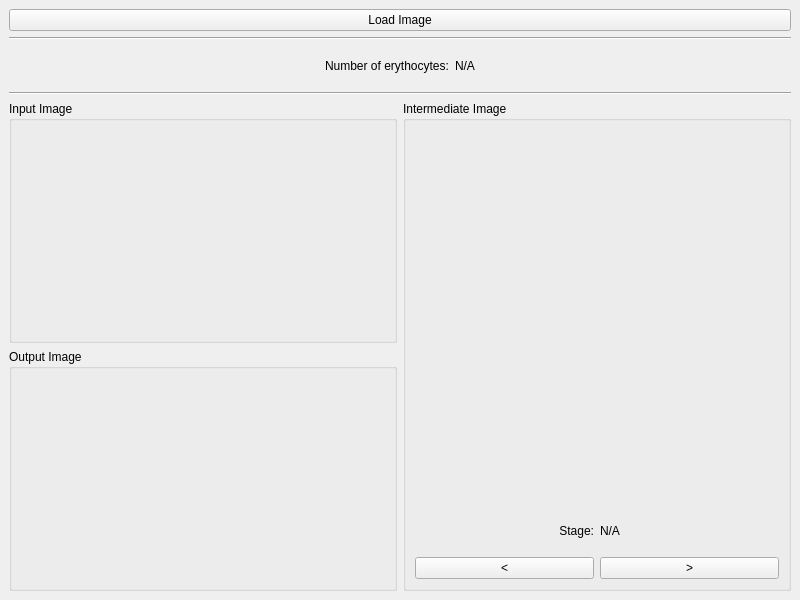
<?xml version="1.0" encoding="UTF-8"?>
<ui version="4.0">
 <class>MainWindow</class>
 <widget class="QMainWindow" name="MainWindow">
  <property name="geometry">
   <rect>
    <x>0</x>
    <y>0</y>
    <width>800</width>
    <height>600</height>
   </rect>
  </property>
  <property name="windowTitle">
   <string>Blood Count</string>
  </property>
  <widget class="QWidget" name="centralwidget">
   <property name="acceptDrops">
    <bool>true</bool>
   </property>
   <layout class="QVBoxLayout" name="verticalLayout">
    <item>
     <widget class="QPushButton" name="loadButton">
      <property name="text">
       <string>Load Image</string>
      </property>
     </widget>
    </item>
    <item>
     <widget class="Line" name="line_2">
      <property name="orientation">
       <enum>Qt::Horizontal</enum>
      </property>
     </widget>
    </item>
    <item>
     <widget class="QWidget" name="horizontalWidget_2" native="true">
      <property name="minimumSize">
       <size>
        <width>0</width>
        <height>40</height>
       </size>
      </property>
      <property name="maximumSize">
       <size>
        <width>16777215</width>
        <height>40</height>
       </size>
      </property>
      <layout class="QHBoxLayout" name="horizontalLayout_3">
       <item>
        <spacer name="horizontalSpacer_2">
         <property name="orientation">
          <enum>Qt::Horizontal</enum>
         </property>
         <property name="sizeHint" stdset="0">
          <size>
           <width>40</width>
           <height>20</height>
          </size>
         </property>
        </spacer>
       </item>
       <item>
        <widget class="QLabel" name="label">
         <property name="text">
          <string>Number of erythocytes:</string>
         </property>
        </widget>
       </item>
       <item>
        <widget class="QLabel" name="erythrocyteLabel">
         <property name="text">
          <string>N/A</string>
         </property>
        </widget>
       </item>
       <item>
        <spacer name="horizontalSpacer">
         <property name="orientation">
          <enum>Qt::Horizontal</enum>
         </property>
         <property name="sizeHint" stdset="0">
          <size>
           <width>40</width>
           <height>20</height>
          </size>
         </property>
        </spacer>
       </item>
      </layout>
     </widget>
    </item>
    <item>
     <widget class="Line" name="line">
      <property name="orientation">
       <enum>Qt::Horizontal</enum>
      </property>
     </widget>
    </item>
    <item>
     <layout class="QHBoxLayout" name="horizontalLayout_6">
      <item>
       <layout class="QVBoxLayout" name="verticalLayout_4">
        <item>
         <widget class="QGroupBox" name="groupBox">
          <property name="title">
           <string>Input Image</string>
          </property>
          <layout class="QHBoxLayout" name="horizontalLayout_5">
           <item>
            <widget class="ResizableLabel" name="inputImage">
             <property name="text">
              <string/>
             </property>
             <property name="alignment">
              <set>Qt::AlignCenter</set>
             </property>
            </widget>
           </item>
          </layout>
         </widget>
        </item>
        <item>
         <widget class="QGroupBox" name="groupBox_2">
          <property name="title">
           <string>Output Image</string>
          </property>
          <layout class="QHBoxLayout" name="horizontalLayout">
           <item>
            <widget class="ResizableLabel" name="outputImage">
             <property name="text">
              <string/>
             </property>
             <property name="alignment">
              <set>Qt::AlignCenter</set>
             </property>
            </widget>
           </item>
          </layout>
         </widget>
        </item>
       </layout>
      </item>
      <item>
       <widget class="QGroupBox" name="groupBox_3">
        <property name="title">
         <string>Intermediate Image</string>
        </property>
        <layout class="QVBoxLayout" name="verticalLayout_6">
         <item>
          <widget class="ResizableLabel" name="intermediateImage">
           <property name="text">
            <string/>
           </property>
           <property name="alignment">
            <set>Qt::AlignCenter</set>
           </property>
          </widget>
         </item>
         <item>
          <widget class="QWidget" name="horizontalWidget_2" native="true">
           <property name="maximumSize">
            <size>
             <width>16777215</width>
             <height>40</height>
            </size>
           </property>
           <layout class="QHBoxLayout" name="horizontalLayout_2">
            <item>
             <widget class="QLabel" name="label_3">
              <property name="text">
               <string>Stage:</string>
              </property>
              <property name="alignment">
               <set>Qt::AlignRight|Qt::AlignTrailing|Qt::AlignVCenter</set>
              </property>
             </widget>
            </item>
            <item>
             <widget class="QLabel" name="stageLabel">
              <property name="text">
               <string>N/A</string>
              </property>
             </widget>
            </item>
           </layout>
          </widget>
         </item>
         <item>
          <layout class="QHBoxLayout" name="horizontalLayout_4">
           <item>
            <widget class="QPushButton" name="previousButton">
             <property name="text">
              <string>&lt;</string>
             </property>
            </widget>
           </item>
           <item>
            <widget class="QPushButton" name="nextButton">
             <property name="text">
              <string>&gt;</string>
             </property>
            </widget>
           </item>
          </layout>
         </item>
        </layout>
       </widget>
      </item>
     </layout>
    </item>
   </layout>
  </widget>
 </widget>
 <customwidgets>
  <customwidget>
   <class>ResizableLabel</class>
   <extends>QLabel</extends>
   <header>resizablelabel.h</header>
  </customwidget>
 </customwidgets>
 <resources/>
 <connections/>
</ui>
